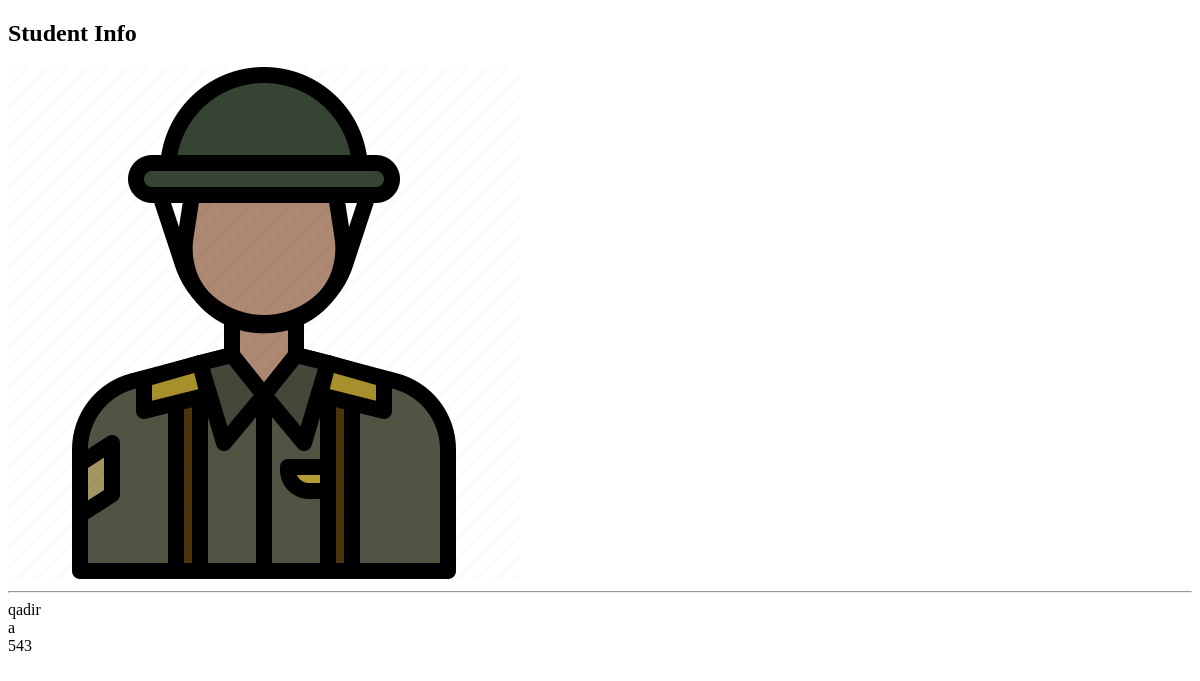
The app's page /3/, older data.
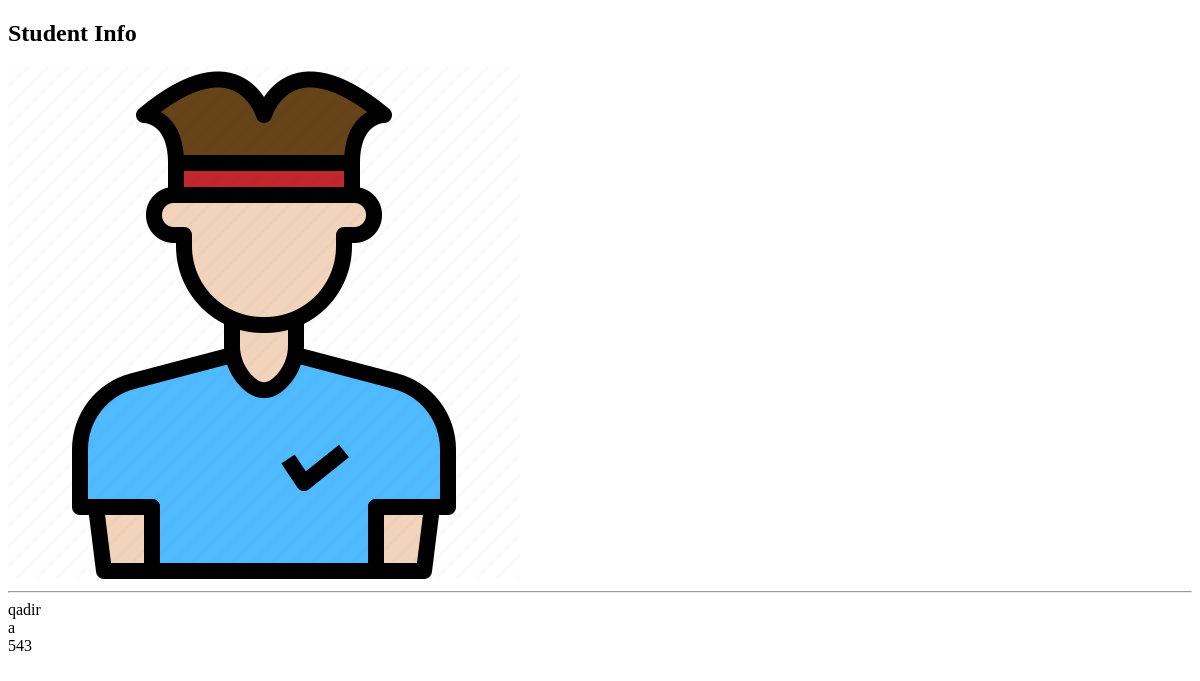
The same page, newer data.
### students/models.py (models this page shows, shortened)
class Student(models.Model):
    first_name = models.CharField(max_length=50)
    last_name = models.CharField(max_length=50)
    number = models.SmallIntegerField()
    image = models.ImageField(upload_to='students', blank=True)

### students/views.py (the view)
# urls.py: path('<int:id>/', student_detail, name='student_detail'),
def student_detail(request, id):
    student = get_object_or_404(Student, id=id)
    context = {
        'student': student
    }
    return render(request, 'students/student_detail.html', context)

### students/templates/students/student_detail.html (shortened to what this page needs)
{% extends 'base.html' %}
{% block body %}
<h2>Student Info</h2>
    {% if student.image %}
    <img src="{{ student.image.url }}" alt=""> <hr>
    {% endif %}
    {{ student.first_name }} <br>
    {{ student.last_name }} <br>
    {{ student.number }}
{% endblock body %}

Row changes from the older to the newer data that the page shows:
changed Student "qadir": image: a different picture
